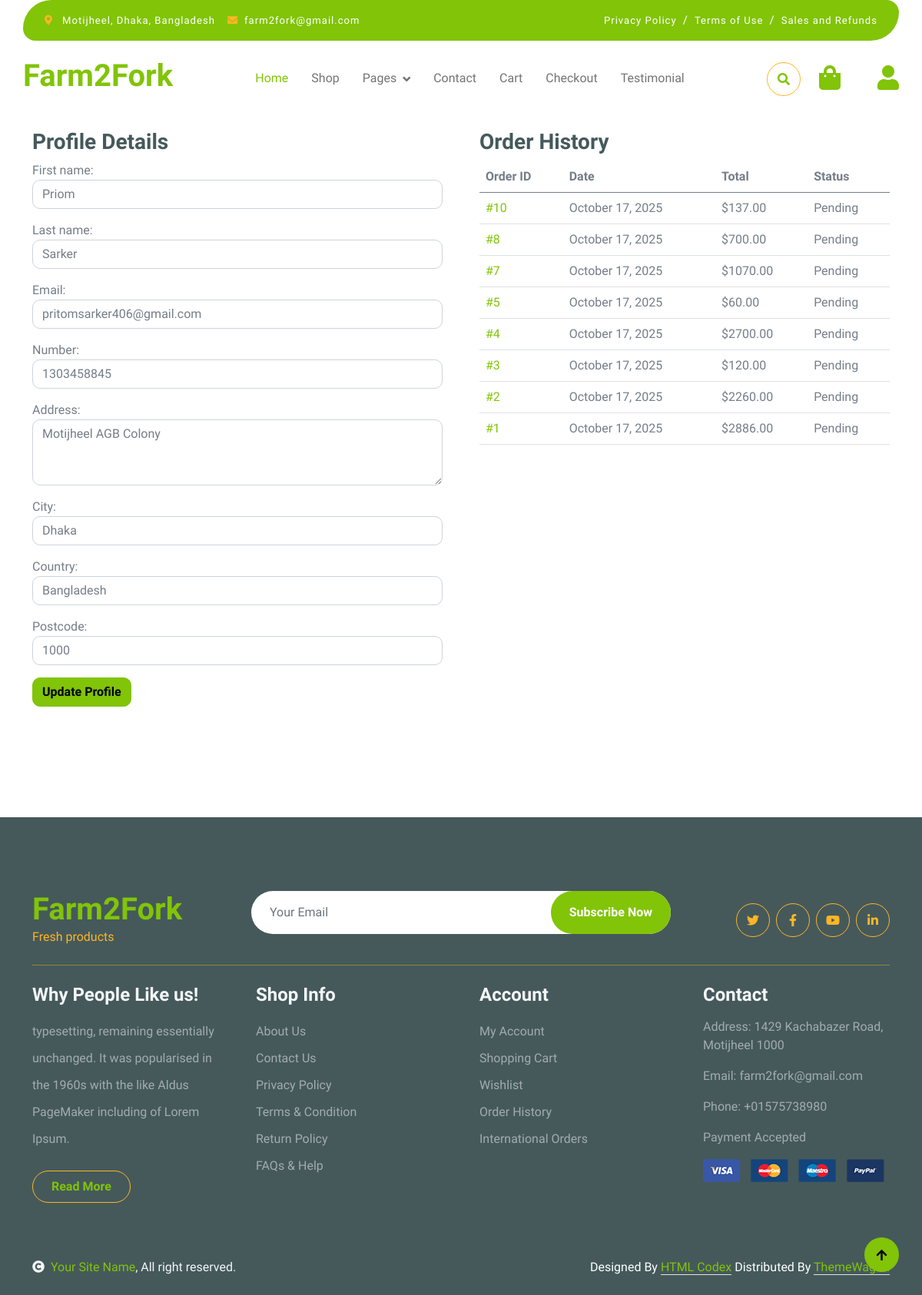
Page /my-account/ (signed in) on the committed database.
### shop/models.py (models this page shows, shortened)
class UserProfile(models.Model):
    user = models.OneToOneField(User, on_delete=models.CASCADE, null=True, blank=True)
    first_name = models.CharField(max_length=50)
    last_name = models.CharField(max_length=50)
    email = models.EmailField(unique=True)
    number = models.IntegerField(unique=True)
    address = models.CharField(max_length=1000)
    city = models.CharField(max_length=50)
    country = models.CharField(max_length=50, default='Bangladesh')
    postcode = models.IntegerField()

class Order(models.Model):
    user = models.ForeignKey(User, on_delete=models.CASCADE)
    total_amount = models.FloatField()
    shipping_address = models.TextField()
    payment_method = models.CharField(max_length=50, choices=PAYMENT_METHODS)
    status = models.CharField(max_length=20, choices=ORDER_STATUS, default='Pending')
    created_at = models.DateTimeField(auto_now_add=True)

### shop/views.py (the view)
# urls.py: path('my-account/', views.my_account, name='my_account'),
@login_required
def my_account(request):
    try:
        profile = UserProfile.objects.get(user=request.user)
    except UserProfile.DoesNotExist:
        return redirect('profile')
    orders = Order.objects.filter(user=request.user).order_by('-created_at')
    if request.method == 'POST':
        form = ProfileForm(request.POST, instance=profile)
        if form.is_valid():
            try:
                form.save()
                messages.success(request, 'Profile updated successfully!')
                return redirect('my_account')
            except IntegrityError:
                form.add_error('number', 'This phone number is already in use.')
                form.add_error('email', 'This email is already in use.')
            return render(request, 'shop/my_account.html', {'form': form, 'orders': orders})
    else:
        form = ProfileForm(instance=profile)
    return render(request, 'shop/my_account.html', {'form': form, 'orders': orders})

### shop/forms.py
class ProfileForm(forms.ModelForm):
    class Meta:
        model = UserProfile
        fields = ['first_name', 'last_name', 'email', 'number', 'address', 'city', 'country', 'postcode']
        widgets = {field: forms.TextInput(attrs={'class': 'form-control'}) for field in fields}
        widgets['address'] = forms.Textarea(attrs={'rows': 3, 'class': 'form-control'})

### shop/templates/shop/my_account.html (shortened to what this page needs)
{% extends "shop/base.html" %}
{% load static %}
{% block content %}
    <div class="container-fluid py-5">
        <div class="container py-5">
            <h1 class="mb-4">My Account</h1>
            <div class="row g-5">
                <div class="col-md-12 col-lg-6">
                    <h3>Profile Details</h3>
                    <form method="post">
                        {{ form.as_p }}
                        <button type="submit" class="btn btn-primary">Update Profile</button>
                    </form>
                </div>
                <div class="col-md-12 col-lg-6">
                    <h3>Order History</h3>
                    {% if orders %}
                        <table class="table">
                            <thead>
                                <tr>
                                    <th>Order ID</th>
                                    <th>Date</th>
                                    <th>Total</th>
                                    <th>Status</th>
                                </tr>
                            </thead>
                            <tbody>
                                {% for order in orders %}
                                    <tr>
                                        <td><a href="{% url 'order_success' order.id %}">#{{ order.id }}</a></td>
                                        <td>{{ order.created_at|date:"F j, Y" }}</td>
                                        <td>${{ order.total_amount|floatformat:2 }}</td>
                                        <td>{{ order.status }}</td>
                                    </tr>
                                {% endfor %}
                            </tbody>
                        </table>
                    {% else %}
                        <p>No orders yet.</p>
                    {% endif %}
                </div>
            </div>
        </div>
    </div>
{% endblock content %}

### shop/static/css/style.css (style rules this page uses)
.btn { font-weight: 600; transition: .5s; }

### rows in the picture
UserProfile: first_name "Priom", last_name "Sarker", email "pritomsarker406@gmail.com", number "1303458845", address "Motijheel AGB Colony", city "Dhaka", country "Bangladesh", postcode "1000"
Order: id "10", created_at "October 17, 2025", total_amount "137.00", status "Pending"
Order: id "8", created_at "October 17, 2025", total_amount "700.00", status "Pending"
Order: id "7", created_at "October 17, 2025", total_amount "1070.00", status "Pending"
Order: id "5", created_at "October 17, 2025", total_amount "60.00", status "Pending"
Order: id "4", created_at "October 17, 2025", total_amount "2700.00", status "Pending"
Order: id "3", created_at "October 17, 2025", total_amount "120.00", status "Pending"
Order: id "2", created_at "October 17, 2025", total_amount "2260.00", status "Pending"
Order: id "1", created_at "October 17, 2025", total_amount "2886.00", status "Pending"
